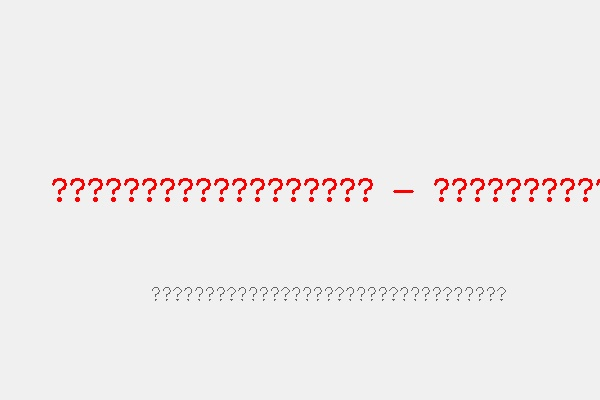
#> input picture task2/test_heritage.jpg, 600 x 400 px
$ python task2-gxy.py
#> lines starting #> are read from the running program, lines starting #| are printed output that depends on the picture; after the words box and inside, x2 and y2 are one past the last pixel; in counts of white or black regions, pixels touching at a corner belong together
"""
任务二：DWT频域盲水印模块 - 非遗档案溯源系统
功能：
1. DWT频域嵌入水印（分发前调用）- 抗裁剪、抗压缩
2. DWT频域提取水印与比对（泄露溯源）
"""

import hashlib
import time
import json
import os
import numpy as np
import pywt
from PIL import Image, ImageDraw


class DWTBlindWatermark:
    """
    基于DWT频域的盲水印算法
    水印嵌入在图像频域，抗裁剪、抗JPEG压缩
    """

    def __init__(self, strength=0.1, embed_size=32):
        """
        初始化
        :param strength: 水印强度 (0.05-0.2)
        :param embed_size: 嵌入区域大小 (32x32 可嵌入 1024 bits)
        """
        self.strength = strength
        self.embed_size = embed_size
        print(f"[初始化] DWT频域盲水印工具")
        print(f"    - 强度: {strength}")
        print(f"    - 嵌入区域: {embed_size}x{embed_size}")

    def _text_to_bits(self, text: str, target_len: int = 256) -> list:
        """
        将文本转为比特序列
        """
        # 计算 SHA256
        hash_bytes = hashlib.sha256(text.encode()).digest()

        # 转为比特
        bits = []
        for b in hash_bytes:
            for j in range(7, -1, -1):
                bits.append((b >> j) & 1)

        # 截取或填充到目标长度
        if len(bits) > target_len:
            bits = bits[:target_len]
        else:
            # 重复填充
            original = bits.copy()
            while len(bits) < target_len:
                bits.extend(original[:min(len(original), target_len - len(bits))])

        return bits

    def _bits_to_hex(self, bits: list) -> str:
        """
        将比特序列转为十六进制
        """
        # 补齐到8的倍数
        while len(bits) % 8 != 0:
            bits.append(0)

        byte_array = bytearray()
        for i in range(0, len(bits), 8):
            byte_val = 0
            for j in range(8):
                byte_val |= (bits[i + j] << (7 - j))
            byte_array.append(byte_val)

        return byte_array.hex()

    def _embed_bits_to_coeffs(self, coeffs, bits):
        """
        将比特嵌入到 DWT 系数中
        """
        cA, (cH, cV, cD) = coeffs
        h, w = cA.shape

        # 只使用左上角 embed_size x embed_size 区域
        embed_h = min(h, self.embed_size)
        embed_w = min(w, self.embed_size)

        idx = 0
        for i in range(embed_h):
            for j in range(embed_w):
                if idx >= len(bits):
                    break
                # 修改系数值（强度调制）
                if bits[idx] == 1:
                    cA[i, j] += self.strength * abs(cA[i, j])
                else:
                    cA[i, j] -= self.strength * abs(cA[i, j])
                idx += 1
            if idx >= len(bits):
                break

        return (cA, (cH, cV, cD))

    def _extract_bits_from_coeffs(self, coeffs, original_coeffs=None):
        """
        从 DWT 系数中提取比特
        如果有原始系数，使用差分提取；否则使用阈值提取
        """
        cA, _ = coeffs
        h, w = cA.shape

        embed_h = min(h, self.embed_size)
        embed_w = min(w, self.embed_size)

        if original_coeffs is not None:
            # 差分提取（更准确，需要知道原始图像）
            orig_cA, _ = original_coeffs
            bits = []
            for i in range(embed_h):
                for j in range(embed_w):
                    if len(bits) >= 256:
                        break
                    diff = cA[i, j] - orig_cA[i, j]
                    bits.append(1 if diff > 0 else 0)
                if len(bits) >= 256:
                    break
        else:
            # 盲提取（不需要原图，使用局部均值作为阈值）
            embed_region = cA[:embed_h, :embed_w]
            threshold = np.mean(embed_region)

            bits = []
            for i in range(embed_h):
                for j in range(embed_w):
                    if len(bits) >= 256:
                        break
                    bits.append(1 if cA[i, j] > threshold else 0)
                if len(bits) >= 256:
                    break

        return bits

    def embed(self, cover_path: str, file_hash: str, user_id: str,
              timestamp: int = None, output_path: str = None) -> str:
        """
        在频域嵌入水印（分发前调用）

        :param cover_path: 原始图片路径
        :param file_hash: 文件SM3摘要
        :param user_id: 用户ID
        :param timestamp: 时间戳
        :param output_path: 输出路径
        :return: 输出路径
        """
        if timestamp is None:
            timestamp = int(time.time())

        if output_path is None:
            base, ext = os.path.splitext(cover_path)
            output_path = f"{base}_dwt_wm{ext}"

        # 构建水印信息
        watermark_str = f"{file_hash[:16]}|{user_id[:10]}|{timestamp}"
        bits = self._text_to_bits(watermark_str, 256)

        print(f"\n[嵌入] DWT频域盲水印")
        print(f"    - 原始文件: {cover_path}")
        print(f"    - 用户ID: {user_id}")
        print(f"    - 水印信息: {watermark_str}")
        print(f"    - 比特数: {len(bits)}")

        # 读取图片并转换为 YCbCr
        img = Image.open(cover_path)
        if img.mode == 'RGBA':
            img = img.convert('RGB')

        # 转为 YCbCr，在 Y 通道嵌入（鲁棒性最好）
        img_ycbcr = img.convert('YCbCr')
        ycbcr_array = np.array(img_ycbcr, dtype=np.float32)
        y_channel = ycbcr_array[:, :, 0]

        # 保存原始 Y 通道（用于后续差分提取）
        original_y = y_channel.copy()

        # DWT 变换
        coeffs = pywt.dwt2(y_channel, 'haar')

        # 嵌入水印到系数
        new_coeffs = self._embed_bits_to_coeffs(coeffs, bits)

        # 逆 DWT
        new_y = pywt.idwt2(new_coeffs, 'haar')
        new_y = np.clip(new_y, 0, 255).astype(np.uint8)

        # 更新 Y 通道
        ycbcr_array[:, :, 0] = new_y

        # 转回 RGB
        result_ycbcr = Image.fromarray(ycbcr_array.astype(np.uint8), 'YCbCr')
        result_rgb = result_ycbcr.convert('RGB')
        result_rgb.save(output_path, quality=95)

        # 保存日志（用于溯源）
        log_entry = {
            "watermark_str": watermark_str,
            "watermark_hash": hashlib.sha256(watermark_str.encode()).hexdigest(),
            "file_hash": file_hash,
            "user_id": user_id,
            "timestamp": timestamp,
            "output_path": output_path,
            "embed_size": self.embed_size,
            "strength": self.strength
        }
        self._save_log(log_entry)

        # 可选：保存原始 Y 通道用于精确提取（不必须，盲提取不需要）
        # np.save(output_path + ".original_y.npy", original_y)

        print(f"[✓] DWT水印嵌入成功！")
        print(f"    - 输出: {output_path}")
        print(f"    - 水印哈希: {log_entry['watermark_hash'][:16]}...")

        return output_path

    def extract(self, img_path: str, original_y_path: str = None, verbose: bool = True) -> dict:
        """
        从频域提取水印（泄露溯源时调用）

        :param img_path: 待检测图片路径
        :param original_y_path: 原始Y通道文件（可选，用于更精确提取）
        :param verbose: 是否打印详细信息
        :return: 提取结果
        """
        if verbose:
            print(f"\n[提取] DWT频域盲水印提取")
            print(f"    - 文件: {img_path}")

        # 读取图片
        img = Image.open(img_path)
        if img.mode == 'RGBA':
            img = img.convert('RGB')

        img_ycbcr = img.convert('YCbCr')
        ycbcr_array = np.array(img_ycbcr, dtype=np.float32)
        y_channel = ycbcr_array[:, :, 0]

        # DWT 变换
        coeffs = pywt.dwt2(y_channel, 'haar')

        # 尝试加载原始 Y 通道（如果有）
        original_coeffs = None
        if original_y_path and os.path.exists(original_y_path):
            original_y = np.load(original_y_path)
            original_coeffs = pywt.dwt2(original_y, 'haar')

        # 提取比特
        bits = self._extract_bits_from_coeffs(coeffs, original_coeffs)

        # 转为十六进制
        hex_result = self._bits_to_hex(bits)

        if verbose:
            print(f"[✓] 水印提取完成")
            print(f"    - 提取标识: {hex_result[:32]}...")

        return {
            "success": True,
            "hex": hex_result,
            "hash": hex_result[:32],
            "bits": bits
        }

    def trace(self, img_path: str) -> dict:
        """
        溯源：提取水印并匹配日志
        """
        print(f"\n[溯源] DWT频域盲水印溯源")

        # 提取水印
        extracted = self.extract(img_path, verbose=True)

        if not extracted.get("success"):
            return {"success": False, "error": "水印提取失败"}

        extracted_hash = extracted["hash"]

        # 读取日志
        log_file = "dwt_watermark_log.json"
        if not os.path.exists(log_file):
            return {
                "success": False,
                "error": "未找到水印日志",
                "extracted_hash": extracted_hash
            }

        with open(log_file, 'r', encoding='utf-8') as f:
            logs = json.load(f)

        # 匹配
        best_match = None
        best_score = 0

        for log in logs:
            log_hash = log.get("watermark_hash", "")

            # 计算匹配度
            score = 0
            for i in range(min(32, len(extracted_hash), len(log_hash))):
                if extracted_hash[i] == log_hash[i]:
                    score += 1

            if score > best_score:
                best_score = score
                best_match = log

        # 匹配度大于20认为成功
        if best_match and best_score >= 20:
            return {
                "success": True,
                "matched": True,
                "user_id": best_match.get("user_id", ""),
                "timestamp": best_match.get("timestamp", 0),
                "file_hash": best_match.get("file_hash", ""),
                "watermark_str": best_match.get("watermark_str", ""),
                "match_score": best_score
            }

        return {
            "success": False,
            "matched": False,
            "extracted_hash": extracted_hash,
            "best_score": best_score,
            "error": "未找到匹配记录"
        }

    def _save_log(self, log_entry: dict):
        """保存日志"""
        log_file = "dwt_watermark_log.json"
        logs = []

        if os.path.exists(log_file):
            with open(log_file, 'r', encoding='utf-8') as f:
                logs = json.load(f)

        logs.append(log_entry)

        with open(log_file, 'w', encoding='utf-8') as f:
            json.dump(logs, f, indent=2, ensure_ascii=False)

    # [42 lines left out: functions verify, test_robustness, not called in this run]


# ==========================================
# 测试函数
# ==========================================

def create_test_image():
    """创建测试图片"""
    test_file = "test_heritage.jpg"

    if os.path.exists(test_file):
        return test_file

    img = Image.new('RGB', (600, 400), color='white')
    draw = ImageDraw.Draw(img)
    draw.text((50, 180), "非遗珍贵档案 - 传统技艺", fill=(255, 0, 0))
    draw.text((150, 280), "非物质文化遗产保护中心", fill=(100, 100, 100))

    img.save(test_file)
    print(f"[测试] 创建: {test_file}")

    return test_file


def demo_full():
    """完整演示"""
    print("\n" + "=" * 60)
    print("DWT频域盲水印 - 完整溯源演示")
    print("=" * 60)

    wm = DWTBlindWatermark(strength=0.15, embed_size=32)
    test_img = create_test_image()

    # 阶段1：档案馆
    with open(test_img, 'rb') as f:
        file_hash = hashlib.sha256(f.read()).hexdigest()

    print(f"\n📍 阶段1：档案馆")
    print(f"   档案摘要: {file_hash[:32]}...")

    # 阶段2：数据中心分发（嵌入水印）
    user_id = "researcher_zhang_san"
    print(f"\n📍 阶段2：数据中心")
    print(f"   申请人: {user_id}")

    wm_img = wm.embed(test_img, file_hash, user_id)

    # 阶段3：模拟泄露
    print(f"\n📍 阶段3：模拟泄露")
    print(f"   ⚠️  {user_id} 违规分享档案")

    # 阶段4：溯源
    print(f"\n📍 阶段4：溯源")
    result = wm.trace(wm_img)

    print(f"\n" + "=" * 60)
    print("📋 溯源结果：")

    if result.get("matched"):
        print(f"   ✅ 成功定位泄露责任人！")
        print(f"   👤 责任人: {result['user_id']}")
        print(f"   ⏰ 时间戳: {result['timestamp']}")
        print(f"   📁 档案摘要: {result.get('file_hash', '')[:32]}...")
        print(f"   📊 匹配度: {result.get('match_score', 0)}/32")
    else:
        print(f"   ❌ 未定位到责任人")
        print(f"   🔍 提取标识: {result.get('extracted_hash', 'N/A')[:32]}...")

    print("=" * 60)

    # 可选：测试鲁棒性
    print(f"\n是否测试水印鲁棒性？")
    if input("输入 y 测试: ").lower() == 'y':
        wm.test_robustness(wm_img)


def main():
    print("\n" + "=" * 60)
    print("任务二：DWT频域盲水印溯源系统")
    print("非遗数字档案跨馆共享安全方案")
    print("=" * 60)

    print("\n请选择：")
    print("  1. 完整演示（嵌入+提取+溯源）")
    print("  2. 从图片提取水印并溯源")
    print("  3. 鲁棒性测试")

    choice = input("\n请输入选项 (1-3): ").strip()
#> the answer given: 1

    if choice == "1":
        demo_full()
#> in embed, img is the input picture: PIL image 600x400 RGB; mean R, G, B 239.4, 236.5, 236.5
#> in embed, `img_ycbcr = img.convert('YCbCr')`: img_ycbcr: PIL image 600x400 YCbCr; mean of channels 0, 1, 2 237.3, 127.5, 129.4
#> in embed, `ycbcr_array = np.array(img_ycbcr, dtype=np.float32)`: ycbcr_array: shape (400, 600, 3) float32; mean of channels 0, 1, 2 237.3, 127.5, 129.4
#> in embed, `y_channel = ycbcr_array[:, :, 0]`:
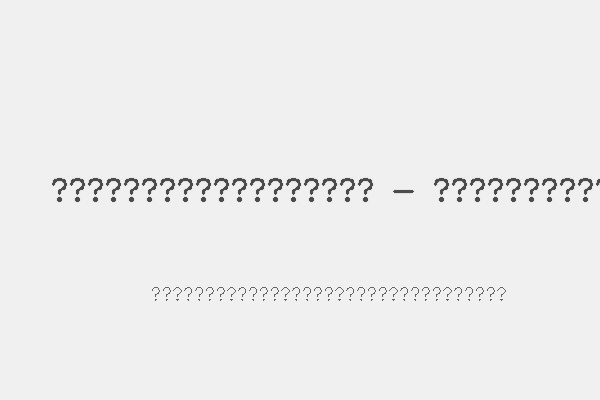
#> y_channel: shape (400, 600) float32; min 68, max 247, mean 237.3
#> in _embed_bits_to_coeffs, `cA, (cH, cV, cD) = coeffs`:
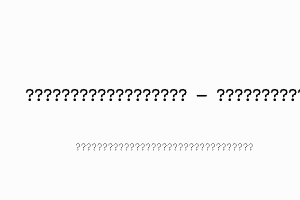
#> cA: shape (200, 300) float32; min 147.5, max 483, mean 474.7; drawn with min black and max white
#> in _embed_bits_to_coeffs, `cA, (cH, cV, cD) = coeffs`:
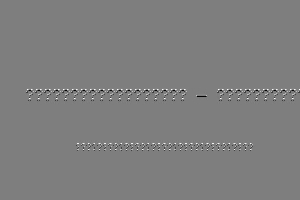
#> cH: shape (200, 300) float32; min -151, max 153.5, mean 0.1; drawn with min black and max white
#> after the loop in _embed_bits_to_coeffs, `for i in range(embed_h):`:
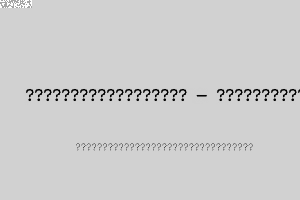
#> cA: shape (200, 300) float32; 0.43% of pixels changed, all inside (x1, y1, x2, y2) = (0, 0, 32, 8); drawn with min black and max white
#> after the loop in _embed_bits_to_coeffs, `for i in range(embed_h):`: idx = 256
#> in embed, `new_y = pywt.idwt2(new_coeffs, 'haar')`:
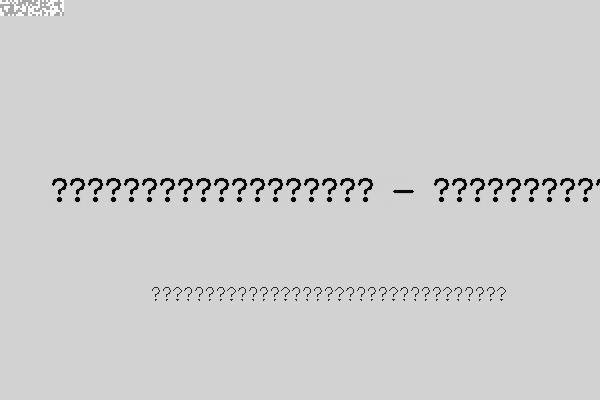
#> new_y: shape (400, 600) float32; min 68, max 276, mean 237.3; drawn with min black and max white
#> in embed, `ycbcr_array[:, :, 0] = new_y`: ycbcr_array: shape (400, 600, 3) float32; mean of channels 0, 1, 2 237.2, 127.5, 129.4
#> in embed, `result_ycbcr = Image.fromarray(ycbcr_array.astype(np.uint8), 'YCbCr')`: result_ycbcr: PIL image 600x400 YCbCr; mean of channels 0, 1, 2 237.2, 127.5, 129.4
#> in extract, `img_ycbcr = img.convert('YCbCr')`: img_ycbcr: PIL image 600x400 YCbCr; mean of channels 0, 1, 2 237.1, 127.5, 129.3
#> in extract, `ycbcr_array = np.array(img_ycbcr, dtype=np.float32)`: ycbcr_array: shape (400, 600, 3) float32; mean of channels 0, 1, 2 237.1, 127.5, 129.3
#> in _extract_bits_from_coeffs, `cA, _ = coeffs`:
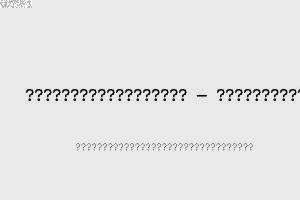
#> cA: shape (200, 300) float32; min 143.5, max 510, mean 474.2; drawn with min black and max white
#> in _extract_bits_from_coeffs, `embed_region = cA[:embed_h, :embed_w]`:
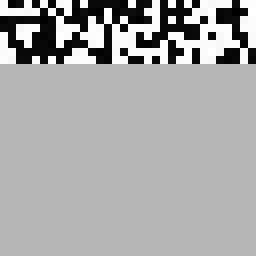
#> embed_region: shape (32, 32) float32 (shown 8 times larger); min 404.5, max 510, mean 474.6; drawn with min black and max white
#> in _extract_bits_from_coeffs, `threshold = np.mean(embed_region)`: threshold = 474.6
#> after the loop in _extract_bits_from_coeffs, `for i in range(embed_h):`: bits = 256 values, max 1 at index 0, min 0 at index 1, mean 0.5
#> the loop in _bits_to_hex, `for i in range(0, len(bits), 8):` made 32 passes
#> i on passes 2 to 13: 8, 16, 24, 32, 40, 48, 56, 64, 72, 80, 88, 96
#> (printed output is left out)
#> in trace, `extracted = self.extract(img_path, verbose=True)`: extracted = 4 items
#> in trace, `extracted_hash = extracted["hash"]`: extracted_hash = '95a0957bfa8430e1011515a339daf07b'
    elif choice == "2":
        file_path = input("请输入图片路径: ").strip()
        if os.path.exists(file_path):
            wm = DWTBlindWatermark()
            result = wm.trace(file_path)
            if result.get("matched"):
                print(f"\n✅ 责任人: {result['user_id']}")
            else:
                print(f"\n❌ 未找到匹配")
        else:
            print(f"文件不存在")
    elif choice == "3":
        wm = DWTBlindWatermark()
        test_img = create_test_image()
        with open(test_img, 'rb') as f:
            file_hash = hashlib.sha256(f.read()).hexdigest()
        wm_img = wm.embed(test_img, file_hash, "test_user")
        wm.test_robustness(wm_img)
    else:
        demo_full()


if __name__ == "__main__":
#> (the run stopped early here; a loop or call above may not have finished)

$ run again, with task2/test_heritage_dwt_wm_compressed.jpg copied over task2/test_heritage.jpg
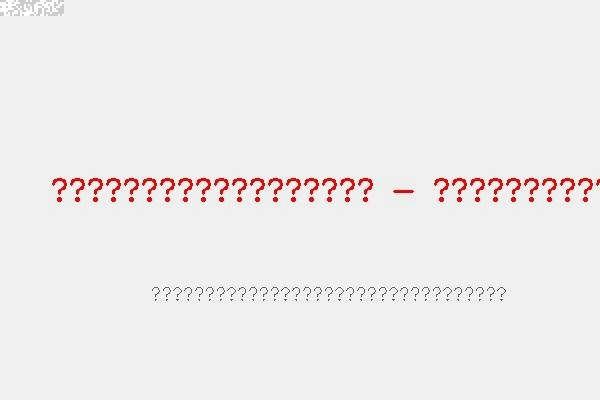
#> input picture task2/test_heritage_dwt_wm_compressed.jpg, 600 x 400 px
#> in embed, img is the input picture: PIL image 600x400 RGB; mean R, G, B 239.6, 237.2, 237.2
#> after the loop in _embed_bits_to_coeffs, `for i in range(embed_h):`:
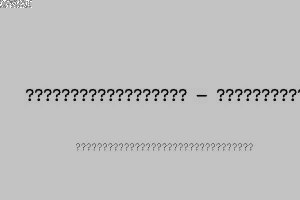
#> cA: shape (200, 300) float32; min 135, max 586.5, mean 475.8; drawn with min black and max white
#> after the loop in _embed_bits_to_coeffs, `for i in range(embed_h):`: idx = 256
#> result_ycbcr: PIL image 600x400 YCbCr; mean of channels 0, 1, 2 237.8, 127.5, 129.1
#> in _extract_bits_from_coeffs, `embed_region = cA[:embed_h, :embed_w]`:
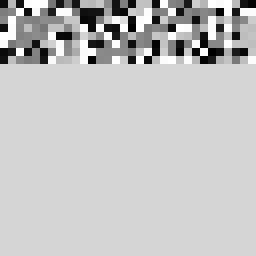
#> embed_region: shape (32, 32) float32 (shown 8 times larger); min 337.5, max 510, mean 470.3; drawn with min black and max white
#> threshold = 470.3
#> after the loop in _extract_bits_from_coeffs, `for i in range(embed_h):`: bits = 256 values, max 1 at index 3, min 0 at index 0, mean 0.297
#> the loop in _bits_to_hex, `for i in range(0, len(bits), 8):` made 32 passes
#> i on passes 2 to 9: 8, 16, 24, 32, 40, 48, 56, 64
#> (printed output is left out)
#> extracted = 4 items
#> extracted_hash = '1c0808b82980a40b40c7682940294328'
#> result = {'success': False, 'matched': False, 'extracted_hash': '1c0808b82980a40b40c7682940294328', 'best_score': 19, 'error': '未找到匹配记录'}
#> (printed output is left out)
